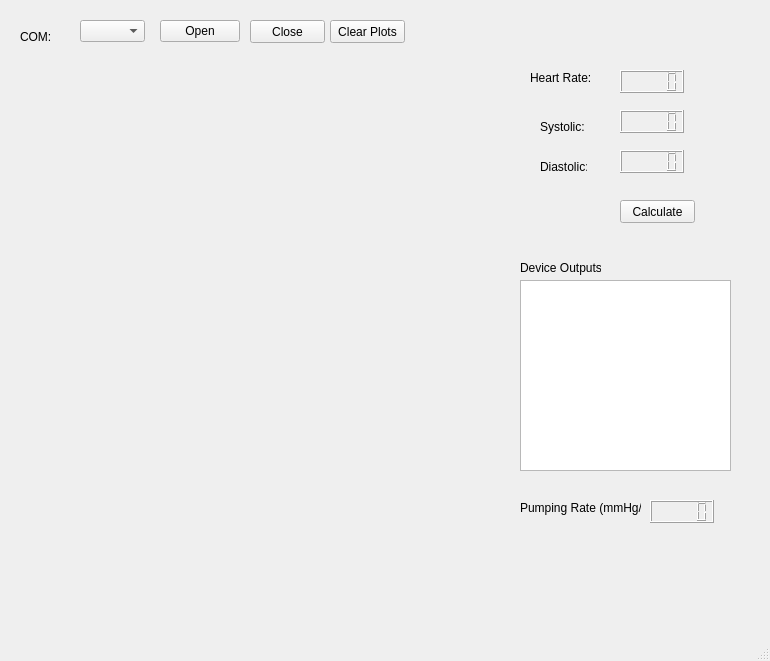
<?xml version="1.0" encoding="UTF-8"?>
<ui version="4.0">
 <class>MainWindow</class>
 <widget class="QMainWindow" name="MainWindow">
  <property name="geometry">
   <rect>
    <x>0</x>
    <y>0</y>
    <width>770</width>
    <height>661</height>
   </rect>
  </property>
  <property name="windowTitle">
   <string>MainWindow</string>
  </property>
  <widget class="QWidget" name="centralwidget">
   <widget class="QLabel" name="label">
    <property name="geometry">
     <rect>
      <x>20</x>
      <y>30</y>
      <width>47</width>
      <height>14</height>
     </rect>
    </property>
    <property name="text">
     <string>COM:</string>
    </property>
   </widget>
   <widget class="QComboBox" name="comboBox">
    <property name="geometry">
     <rect>
      <x>80</x>
      <y>20</y>
      <width>65</width>
      <height>22</height>
     </rect>
    </property>
   </widget>
   <widget class="QPushButton" name="pushButton">
    <property name="geometry">
     <rect>
      <x>160</x>
      <y>20</y>
      <width>80</width>
      <height>22</height>
     </rect>
    </property>
    <property name="text">
     <string>Open</string>
    </property>
   </widget>
   <widget class="QCustomPlot" name="customPlot" native="true">
    <property name="geometry">
     <rect>
      <x>20</x>
      <y>60</y>
      <width>481</width>
      <height>251</height>
     </rect>
    </property>
   </widget>
   <widget class="QPushButton" name="close_btn">
    <property name="geometry">
     <rect>
      <x>250</x>
      <y>20</y>
      <width>75</width>
      <height>23</height>
     </rect>
    </property>
    <property name="text">
     <string>Close</string>
    </property>
   </widget>
   <widget class="QCustomPlot" name="customPlot_2" native="true">
    <property name="geometry">
     <rect>
      <x>20</x>
      <y>320</y>
      <width>481</width>
      <height>291</height>
     </rect>
    </property>
   </widget>
   <widget class="QLabel" name="label_2">
    <property name="geometry">
     <rect>
      <x>530</x>
      <y>70</y>
      <width>61</width>
      <height>16</height>
     </rect>
    </property>
    <property name="text">
     <string>Heart Rate:</string>
    </property>
   </widget>
   <widget class="QLabel" name="label_3">
    <property name="geometry">
     <rect>
      <x>540</x>
      <y>120</y>
      <width>47</width>
      <height>14</height>
     </rect>
    </property>
    <property name="text">
     <string>Systolic:</string>
    </property>
   </widget>
   <widget class="QLabel" name="label_4">
    <property name="geometry">
     <rect>
      <x>540</x>
      <y>160</y>
      <width>47</width>
      <height>14</height>
     </rect>
    </property>
    <property name="text">
     <string>Diastolic:</string>
    </property>
   </widget>
   <widget class="QLCDNumber" name="hr_lcd">
    <property name="geometry">
     <rect>
      <x>620</x>
      <y>70</y>
      <width>64</width>
      <height>23</height>
     </rect>
    </property>
   </widget>
   <widget class="QLCDNumber" name="sp_lcd">
    <property name="geometry">
     <rect>
      <x>620</x>
      <y>110</y>
      <width>64</width>
      <height>23</height>
     </rect>
    </property>
   </widget>
   <widget class="QLCDNumber" name="dp_lcd">
    <property name="geometry">
     <rect>
      <x>620</x>
      <y>150</y>
      <width>64</width>
      <height>23</height>
     </rect>
    </property>
   </widget>
   <widget class="QPushButton" name="cal_btn">
    <property name="geometry">
     <rect>
      <x>620</x>
      <y>200</y>
      <width>75</width>
      <height>23</height>
     </rect>
    </property>
    <property name="text">
     <string>Calculate</string>
    </property>
   </widget>
   <widget class="QLabel" name="label_5">
    <property name="geometry">
     <rect>
      <x>520</x>
      <y>260</y>
      <width>81</width>
      <height>16</height>
     </rect>
    </property>
    <property name="text">
     <string>Device Outputs:</string>
    </property>
   </widget>
   <widget class="QTextBrowser" name="textBrowser">
    <property name="geometry">
     <rect>
      <x>520</x>
      <y>280</y>
      <width>211</width>
      <height>191</height>
     </rect>
    </property>
   </widget>
   <widget class="QLabel" name="label_6">
    <property name="geometry">
     <rect>
      <x>520</x>
      <y>500</y>
      <width>121</width>
      <height>16</height>
     </rect>
    </property>
    <property name="text">
     <string>Pumping Rate (mmHg/s):</string>
    </property>
   </widget>
   <widget class="QLCDNumber" name="pump_rate_lcd">
    <property name="geometry">
     <rect>
      <x>650</x>
      <y>500</y>
      <width>64</width>
      <height>23</height>
     </rect>
    </property>
   </widget>
   <widget class="QPushButton" name="clear_btn">
    <property name="geometry">
     <rect>
      <x>330</x>
      <y>20</y>
      <width>75</width>
      <height>23</height>
     </rect>
    </property>
    <property name="text">
     <string>Clear Plots</string>
    </property>
   </widget>
  </widget>
  <widget class="QMenuBar" name="menubar">
   <property name="geometry">
    <rect>
     <x>0</x>
     <y>0</y>
     <width>770</width>
     <height>21</height>
    </rect>
   </property>
  </widget>
  <widget class="QStatusBar" name="statusbar"/>
 </widget>
 <customwidgets>
  <customwidget>
   <class>QCustomPlot</class>
   <extends>QWidget</extends>
   <header>qcustomplot.h</header>
   <container>1</container>
  </customwidget>
 </customwidgets>
 <resources/>
 <connections/>
</ui>
